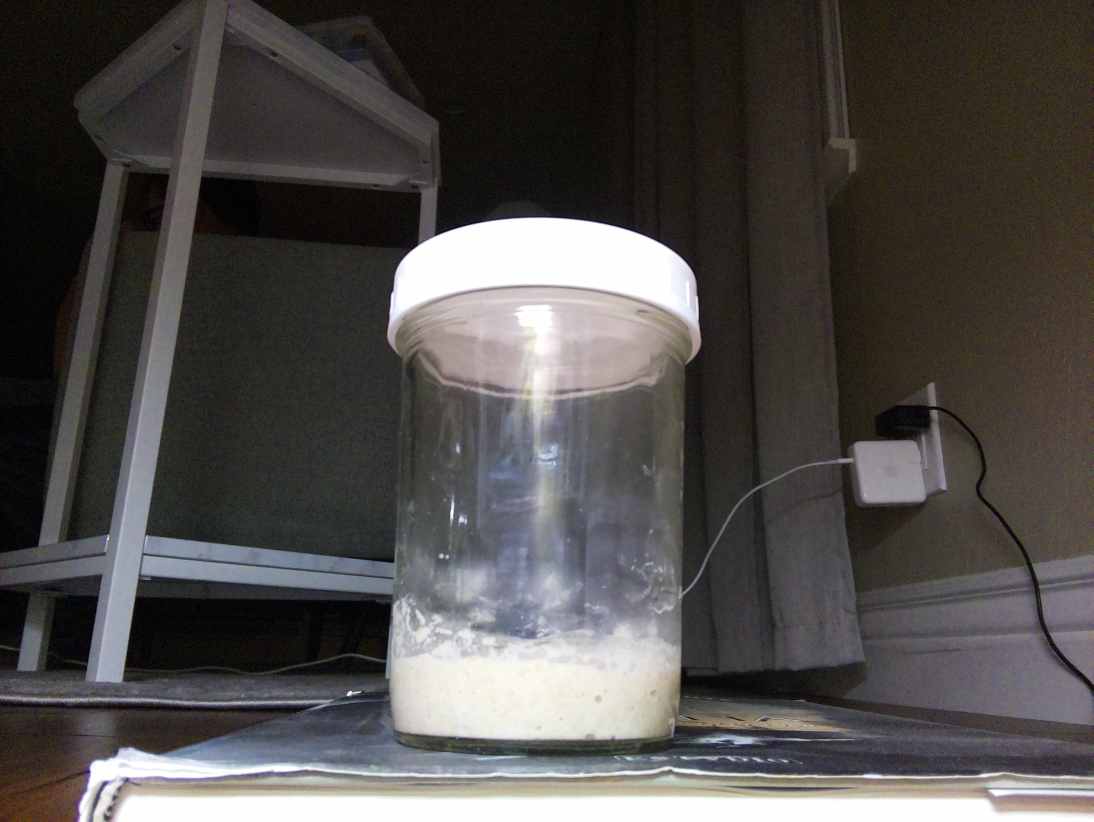
#> input picture images/image_0001.jpg, 3280 x 2464 px (shown at 1/3 size); its folder holds only this picture in this run
$ python bubble_count_set_area.py
#> lines starting #> are read from the running program, lines starting #| are printed output that depends on the picture; after the words box and inside, x2 and y2 are one past the last pixel; in counts of white or black regions, pixels touching at a corner belong together
import os
import cv2
import numpy as np
import pandas as pd

# Paths
image_folder = "images"  # Replace with your folder path
output_folder = "images/bubble_count_volume_tracking"  # Folder for processed images
csv_output_path = "bubble_count_volume_tracking.csv"

# Ensure the output folder exists
os.makedirs(output_folder, exist_ok=True)

# Load image files
image_files = sorted([f for f in os.listdir(image_folder) if f.endswith(".jpg")])

# Jar dimensions for volume estimation
jar_height_pixels = 500  # Example height of jar in pixels (calibrated value)
jar_volume_ml = 1000  # Known volume of jar in milliliters

# Prepare CSV file
with open(csv_output_path, "w") as csv_file:
    csv_file.write("Image,BubbleCount,Volume (ml)\n")

# Process each image
for image_file in image_files:
    # Load the current image
    image_path = os.path.join(image_folder, image_file)
    image = cv2.imread(image_path)
#> image is the input picture: shape (2464, 3280, 3); mean B, G, R 75, 76.8, 79.8

    if image is None:
        print(f"Error: Could not load {image_file}")
        continue

    # Convert to grayscale and crop ROI
    gray = cv2.cvtColor(image, cv2.COLOR_BGR2GRAY)

    # Enhance contrast
    gray = cv2.equalizeHist(gray)
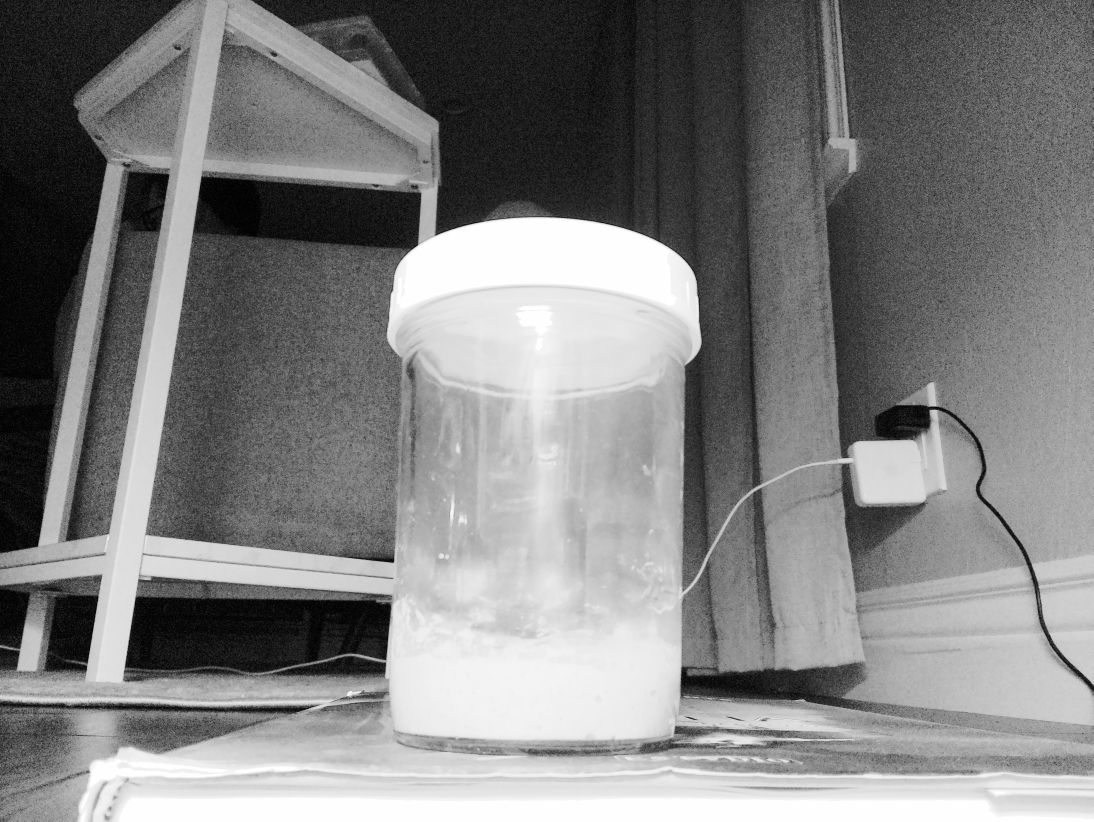
#> gray: shape (2464, 3280) (shown at 1/3 size); min 0, max 255, mean 128.4

    # Apply median blur to reduce noise
    blurred = cv2.medianBlur(gray, 5)

    # Threshold the image to detect bubbles
    _, thresh = cv2.threshold(blurred, 0, 255, cv2.THRESH_BINARY_INV + cv2.THRESH_OTSU)
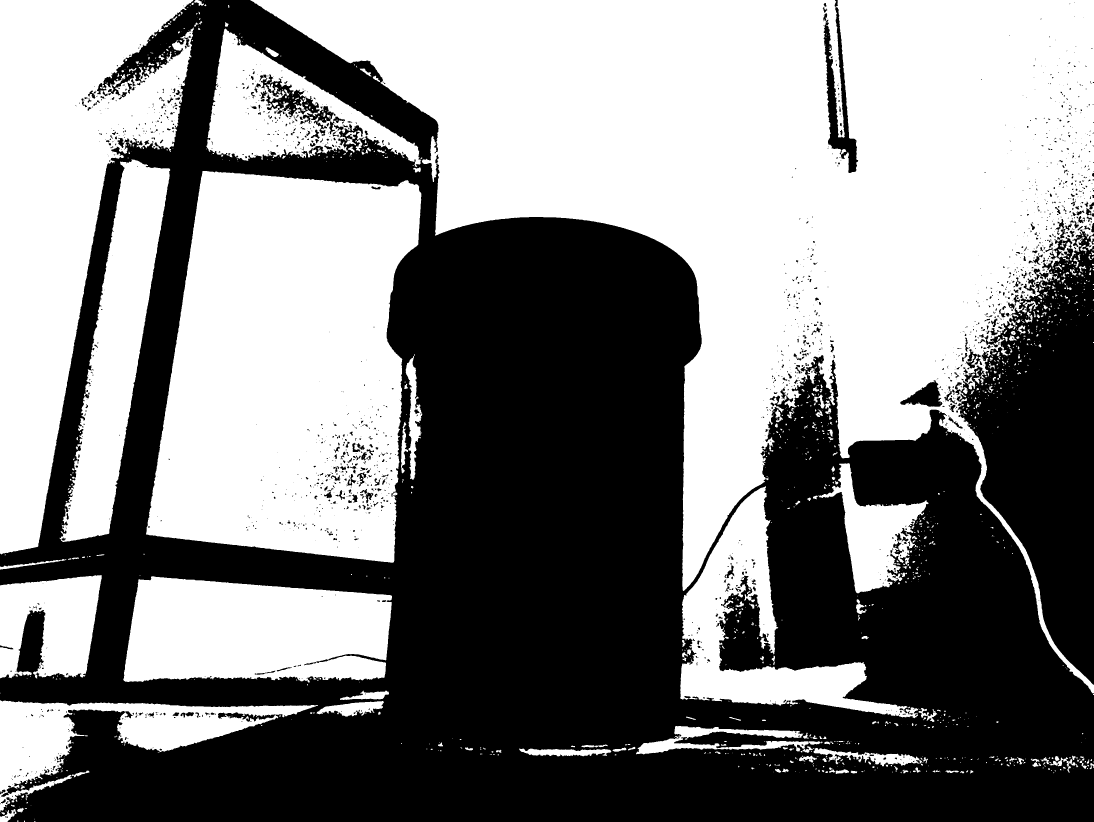
#> thresh: shape (2464, 3280) (shown at 1/3 size); 51.9% white; 2082 black regions (1602 under 20 px)

    # Find contours for bubble detection
    contours, _ = cv2.findContours(thresh, cv2.RETR_EXTERNAL, cv2.CHAIN_APPROX_SIMPLE)
#> contours = 1331 contours, 1047 with area under 20; largest, box (x1, y1, x2, y2) and area: (750, 0, 3280, 2080) 2065567, (438, 513, 1264, 1688) 757410, (0, 0, 582, 1663) 487621, (370, 1729, 1176, 2048) 213820, (179, 477, 511, 1626) 156270

    # Filter and count bubbles based on contour area and circularity
    bubble_contours = []
    for cnt in contours:
        area = cv2.contourArea(cnt)
        if 20 < area < 2000:  # Adjusted area range for bubbles
            perimeter = cv2.arcLength(cnt, True)
            if perimeter == 0:
                continue
            circularity = 4 * np.pi * (area / (perimeter * perimeter))
            if 0.5 < circularity <= 1.2:  # Loosened circularity range for bubbles
                bubble_contours.append(cnt)
#> this loop made 1331 passes
#> (area, perimeter, circularity) on passes 6, 8, 11, 16, 23, 24, 28, 46, 48, 51, 52, 54: (38, 29.8, 0.538), (790, 182.4, 0.298), (147, 57.94, 0.55), (27.5, 29.07, 0.409), (26.5, 44.04, 0.172), (31, 23.31, 0.717), (51, 43.8, 0.334), (24, 19.66, 0.781), (38.5, 32.38, 0.461), (95, 47.8, 0.523), (258.5, 136.5, 0.174), (41, 30.14, 0.567)
#> (area, perimeter) on pass 208: (22.5, 28.73)
#> after the loop, bubble_contours = 89 contours; largest, box (x1, y1, x2, y2) and area: (796, 142, 837, 171) 482, (2888, 1161, 2903, 1182) 158, (51, 2423, 72, 2437) 147, (3164, 2268, 3178, 2283) 120, (2522, 447, 2539, 463) 114

    bubble_count = len(bubble_contours)
#> bubble_count = 89

    # Apply edge detection to find the top of the starter for volume tracking
    edges = cv2.Canny(gray, 50, 150)
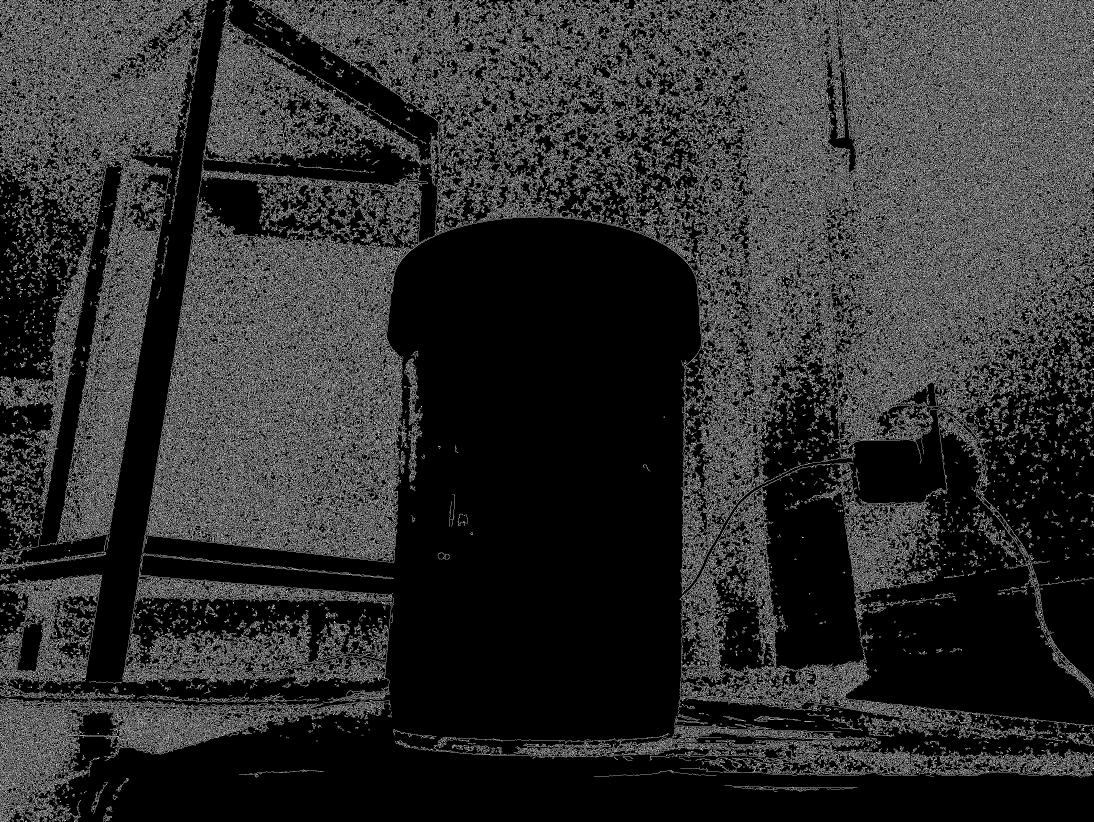
#> edges: shape (2464, 3280) (shown at 1/3 size); 18.6% white in thin lines or dots

    # Detect the top boundary of the starter
    starter_boundary = None
    for y in range(edges.shape[0]):
        if np.any(edges[y, :]):
            starter_boundary = y
            break

    if starter_boundary is None:
        print(f"Error: Could not detect starter boundary in {image_file}")
        continue

    # Calculate the starter height
    starter_height_pixels = edges.shape[0] - starter_boundary
#> starter_height_pixels = 2464

    # Estimate volume based on height
    starter_volume_ml = (starter_height_pixels / jar_height_pixels) * jar_volume_ml
#> starter_volume_ml = 4928

    # Draw the detected boundary and bubble contours on the image
    output_image = image.copy()
    cv2.line(output_image, (0, starter_boundary), (output_image.shape[1], starter_boundary), (0, 255, 0), 2)
    cv2.drawContours(output_image, bubble_contours, -1, (255, 0, 0), 2)

    # Save the processed image
    output_path = os.path.join(output_folder, f"processed_{image_file}")
    cv2.imwrite(output_path, output_image)

    # Write to CSV
    with open(csv_output_path, "a") as csv_file:
        csv_file.write(f"{image_file},{bubble_count},{starter_volume_ml:.2f}\n")

    print(f"{image_file}: Bubble Count = {bubble_count}, Volume = {starter_volume_ml:.2f} ml")
#| image_0001.jpg: Bubble Count = 89, Volume = 4928.00 ml

print("Processing complete. Bubble count and volume data saved to CSV and images saved to output folder.")
